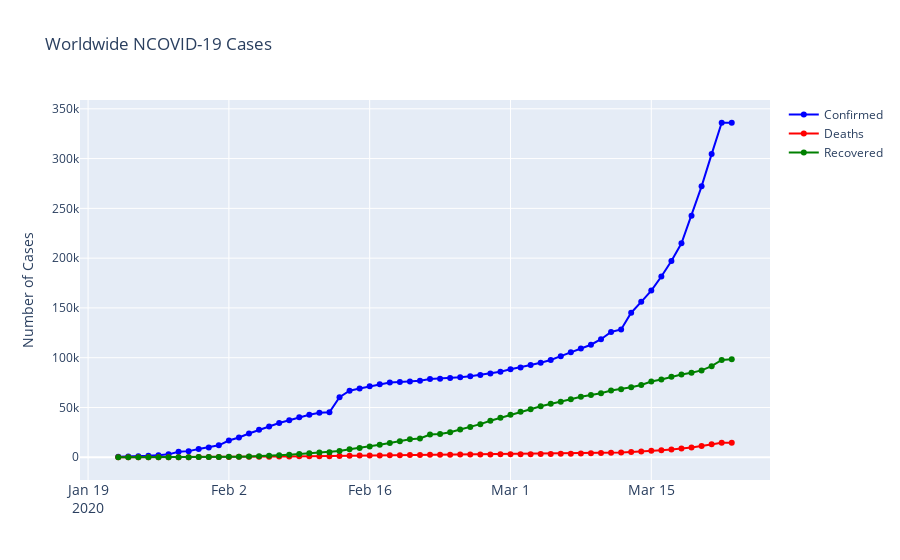

Notebook code for this chart:
### Code cell
#Visualizations of global data

confirmed = df.groupby('Date').sum()['Confirmed'].reset_index()
deaths = df.groupby('Date').sum()['Deaths'].reset_index()
recovered = df.groupby('Date').sum()['Recovered'].reset_index()

fig = go.Figure()
#Plotting datewise confirmed cases
fig.add_trace(go.Scatter(x=confirmed['Date'], y=confirmed['Confirmed'], mode='lines+markers', name='Confirmed',line=dict(color='blue', width=2)))
fig.add_trace(go.Scatter(x=deaths['Date'], y=deaths['Deaths'], mode='lines+markers', name='Deaths', line=dict(color='Red', width=2)))
fig.add_trace(go.Scatter(x=recovered['Date'], y=recovered['Recovered'], mode='lines+markers', name='Recovered', line=dict(color='Green', width=2)))
fig.update_layout(title='Worldwide NCOVID-19 Cases', xaxis_tickfont_size=14,yaxis=dict(title='Number of Cases'))

fig.show()
